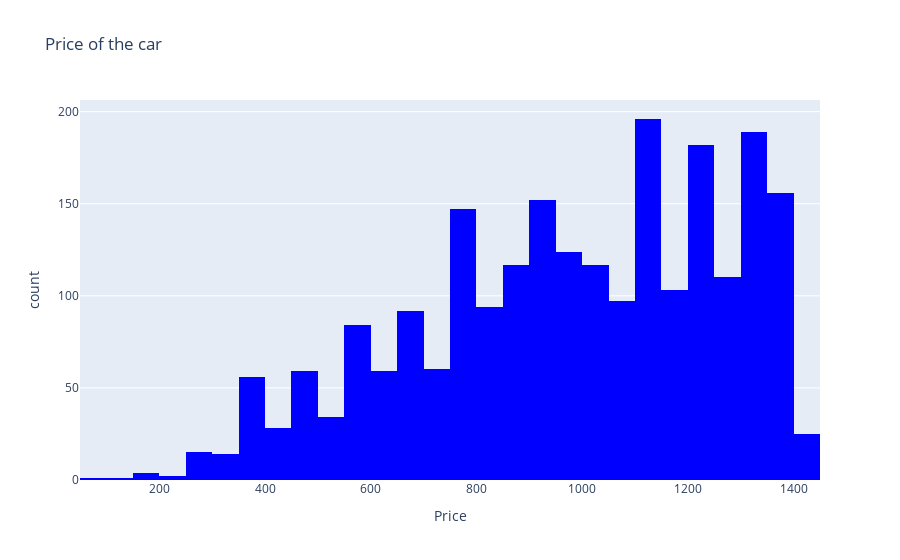

Notebook source saved alongside this figure:
### Code cell
fig = px.histogram(df,x='price',
                  labels={'price':'Price'},
                  title= 'Price of the car',
                  color_discrete_sequence=['blue'])

fig.show()

### Figure 1 — Plotly figure (JSON) as saved in the notebook; plotly's stock layout.template omitted (floating-point values rounded to 4 significant figures; data arrays with more than 128 entries replaced by an {"elided": "..."} marker saying what was removed)
{"data": [{"alignmentgroup": "True", "bingroup": "x", "hovertemplate": "Price=%{x}<br>count=%{y}<extra></extra>", "legendgroup": "", "marker": {"color": "blue", "pattern": {"shape": ""}}, "name": "", "offsetgroup": "", "orientation": "v", "showlegend": false, "type": "histogram", "x": {"elided": "2318 int values"}, "xaxis": "x", "yaxis": "y"}], "layout": {"barmode": "relative", "legend": {"tracegroupgap": 0}, "title": {"text": "Price of the car"}, "xaxis": {"anchor": "y", "domain": [0, 1], "title": {"text": "Price"}}, "yaxis": {"anchor": "x", "domain": [0, 1], "title": {"text": "count"}}}}
